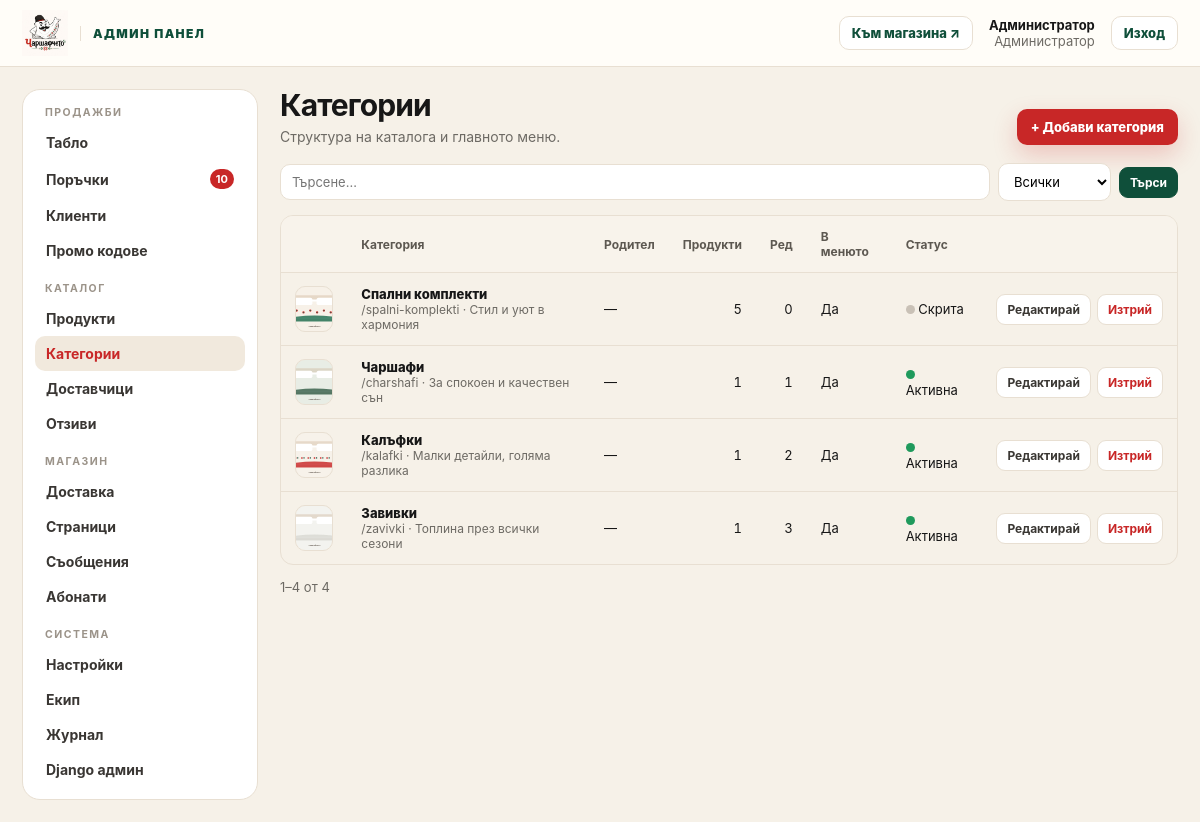
Page /dashboard/categories/ (signed in) on the earlier database version.
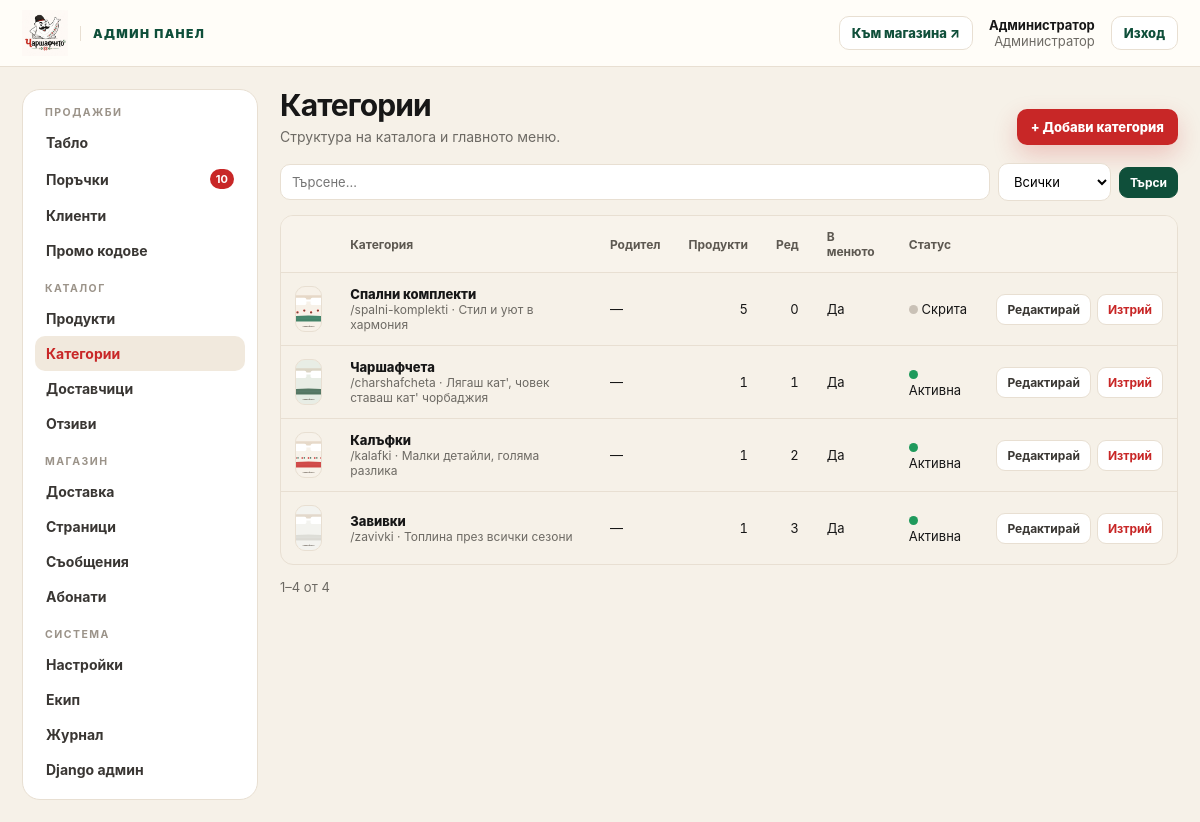
Same page on the later database version.
### catalog/models.py (models this page shows, shortened)
class Category(models.Model):
    name = models.CharField("име", max_length=100)
    slug = models.SlugField(unique=True, max_length=120, blank=True)
    parent = models.ForeignKey(
        "self", null=True, blank=True, on_delete=models.SET_NULL, related_name="children", verbose_name="родител"
    )
    tagline = models.CharField("подзаглавие", max_length=160, blank=True)
    description = models.TextField("описание", blank=True)
    image = models.ImageField("изображение", upload_to="categories/", blank=True)
    is_active = models.BooleanField("активна", default=True)
    show_in_menu = models.BooleanField("в главното меню", default=True)
    position = models.PositiveIntegerField("подредба", default=0)
    class Meta:
        ordering = ["position", "name"]
        verbose_name = "категория"
        verbose_name_plural = "категории"

### dashboard/views/crud.py (the view)
@staff_required
def entity_list(request, entity):
    e = _entity(entity)
    qs = e.queryset()
    q = request.GET.get("q", "").strip()
    if q and e.search:
        cond = Q()
        for field in e.search:
            cond |= Q(**{f"{field}__icontains": q})
        qs = qs.filter(cond)
    active = request.GET.get("active")
    if "active" in e.filters and active in ("1", "0"):
        qs = qs.filter(**{e.filters["active"]: active == "1"})
    return render(request, f"dashboard/{e.key}/list.html", {"e": e, "page": paginate(request, qs)})

### core/context_processors.py (called while the page is built)
def store(request):
    if request.path.startswith(("/static/", "/media/")):
        return {}
    wishlist_ids = set()
    if request.user.is_authenticated:
        wishlist_ids = set(WishlistItem.objects.filter(user=request.user).values_list("product_id", flat=True))
    else:
        wishlist_ids = set(request.session.get("wishlist", []))
    return {
        "store": SiteSettings.load(),
        "cart": Cart(request),
        "wishlist_ids": wishlist_ids,
        "menu_categories": Category.objects.filter(is_active=True, show_in_menu=True, parent__isnull=True),
        "footer_pages": Page.objects.filter(show_in_footer=True),
        "card_payments_enabled": bool(settings.STRIPE_SECRET_KEY),
        "SITE_URL": settings.SITE_URL,
    }

### core/models.py (called while the page is built)
    @classmethod
    def load(cls):
        obj = cache.get(cls.CACHE_KEY)
        if obj is None:
            obj, _ = cls.objects.get_or_create(pk=1)
            cache.set(cls.CACHE_KEY, obj, 300)
        return obj

### dashboard/access.py (called while the page is built)
def staff_required(view):
    @wraps(view)
    def wrapper(request, *args, **kwargs):
        return _check(request) or view(request, *args, **kwargs)
    return wrapper

### dashboard/templates/dashboard/categories/list.html (shortened to what this page needs)
{% extends "dashboard/base.html" %}
{% block content %}
{% include "dashboard/_list_head.html" with sub="Структура на каталога и главното меню." %}
<div class="table-wrap"><table class="table d-table">
  <thead><tr><th></th><th>Категория</th><th>Родител</th><th class="num">Продукти</th><th class="num">Ред</th><th>В менюто</th><th>Статус</th><th></th></tr></thead>
  <tbody>{% for obj in page %}<tr>
    <td>{% if obj.image %}<img class="d-thumb" src="{{ obj.image.url }}" alt="">{% else %}<div class="d-thumb"></div>{% endif %}</td>
    <td><a class="d-strong" href="{% url 'dashboard:categories_edit' obj.pk %}">{{ obj.name }}</a><div class="d-muted">/{{ obj.slug }}{% if obj.tagline %} · {{ obj.tagline }}{% endif %}</div></td>
    <td>{{ obj.parent|default:"—" }}</td>
    <td class="num"><a href="{% url 'dashboard:products' %}?category={{ obj.pk }}">{{ obj.n_products }}</a></td>
    <td class="num">{{ obj.position }}</td>
    <td>{% if obj.show_in_menu %}Да{% else %}<span class="d-muted">Не</span>{% endif %}</td>
    <td><span class="d-dot {% if obj.is_active %}on{% endif %}"></span> {% if obj.is_active %}Активна{% else %}Скрита{% endif %}</td>
    <td>{% include "dashboard/_row_actions.html" %}</td>
  </tr>{% empty %}<tr><td colspan="8" class="d-empty">Няма категории.</td></tr>{% endfor %}</tbody>
</table></div>
{% include "dashboard/_pager.html" %}
{% endblock %}

### dashboard/templates/dashboard/_row_actions.html
<div class="d-actions"><a class="d-btn" href="{% url 'dashboard:'|add:e.key|add:'_edit' obj.pk %}">Редактирай</a><a class="d-btn danger" href="{% url 'dashboard:'|add:e.key|add:'_delete' obj.pk %}">Изтрий</a></div>

Differences in the rows shown:
changed Category: name "Чаршафи" → "Чаршафчета"; slug "charshafi" → "charshafcheta"; tagline "За спокоен и качествен сън" → "Лягаш кат', човек ставаш кат' чорбаджия"
